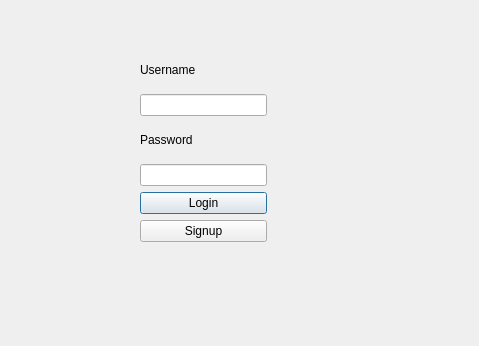
<?xml version="1.0" encoding="UTF-8"?>
<ui version="4.0">
 <class>Login</class>
 <widget class="QDialog" name="Login">
  <property name="geometry">
   <rect>
    <x>0</x>
    <y>0</y>
    <width>479</width>
    <height>346</height>
   </rect>
  </property>
  <widget class="QWidget" name="">
   <property name="geometry">
    <rect>
     <x>140</x>
     <y>51</y>
     <width>127</width>
     <height>191</height>
    </rect>
   </property>
   <layout class="QVBoxLayout" name="verticalLayout">
    <item>
     <widget class="QLabel" name="label">
      <property name="text">
       <string>Username</string>
      </property>
     </widget>
    </item>
    <item>
     <widget class="QLineEdit" name="usernameEdit"/>
    </item>
    <item>
     <widget class="QLabel" name="label_2">
      <property name="text">
       <string>Password</string>
      </property>
     </widget>
    </item>
    <item>
     <widget class="QLineEdit" name="passwordEdit">
      <property name="frame">
       <bool>true</bool>
      </property>
      <property name="echoMode">
       <enum>QLineEdit::EchoMode::Password</enum>
      </property>
     </widget>
    </item>
    <item>
     <widget class="QPushButton" name="loginBtn">
      <property name="text">
       <string>Login</string>
      </property>
     </widget>
    </item>
    <item>
     <widget class="QPushButton" name="signupBtn">
      <property name="text">
       <string>Signup</string>
      </property>
     </widget>
    </item>
   </layout>
  </widget>
 </widget>
 <resources/>
 <connections/>
</ui>
